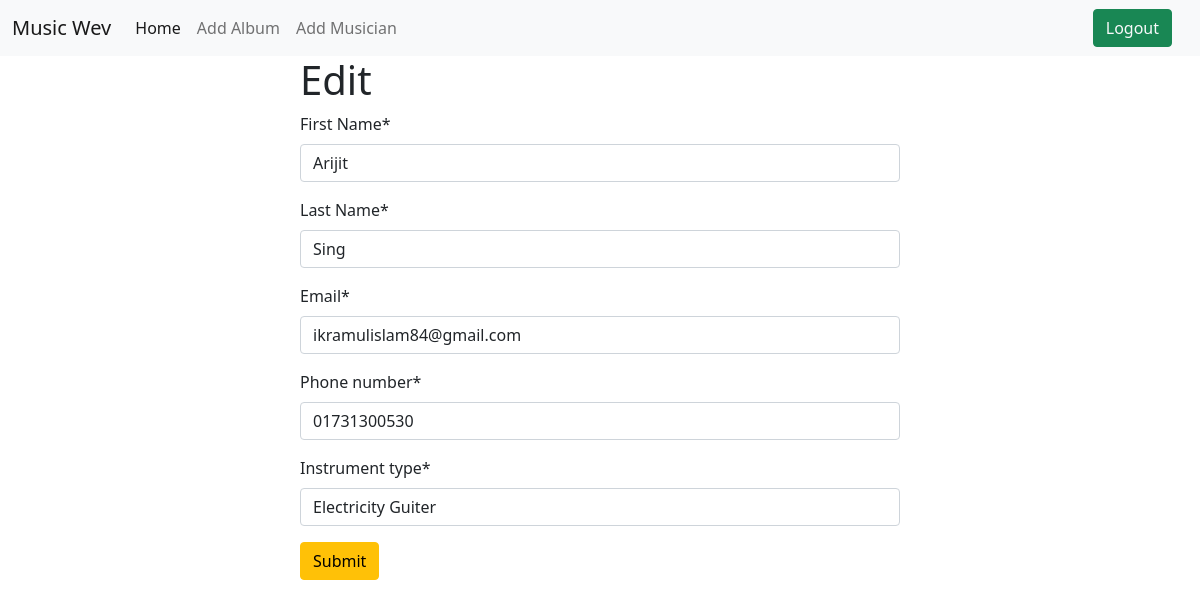
The app's page /editMusician/10 (signed in) with its own data.
### musician/models.py (models this page shows, shortened)
class musician_model(models.Model):
    first_Name = models.CharField(max_length=50)
    last_Name = models.CharField(max_length=50)
    email = models.EmailField(max_length=254)
    phone_number = models.CharField(max_length=12)
    instrument_type = models.CharField(max_length=100)

### musiciansdirectory/views.py (the view)
# urls.py: path('editMusician/<int:id>', views.MusicianClassView.as_view(), name='edit_post_musicain'),
@method_decorator(login_required, name= 'dispatch')
class MusicianClassView(generic.UpdateView):
    model = musician_model
    form_class = MusicainForm
    template_name = 'edit.html'
    pk_url_kwarg ='id'
    success_url = reverse_lazy('homepage')

### musician/forms.py
class MusicainForm(forms.ModelForm):
    class Meta:
        model = musician_model
        fields = '__all__'

### templates/edit.html (shortened to what this page needs)
{% extends 'base.html' %}
{%  load crispy_forms_tags %}
{% block content %}
<form style="width:50% ; margin : auto" method="post">
    <h1>Edit</h1>
    {{form | crispy}}
<button class="btn btn-warning">Submit</button>
</form>
{% endblock %}

### records on screen
musician_model: first_Name "Arijit", last_Name "Sing", email "ikramulislam84@gmail.com", phone_number "01731300530", instrument_type "Electricity Guiter"
